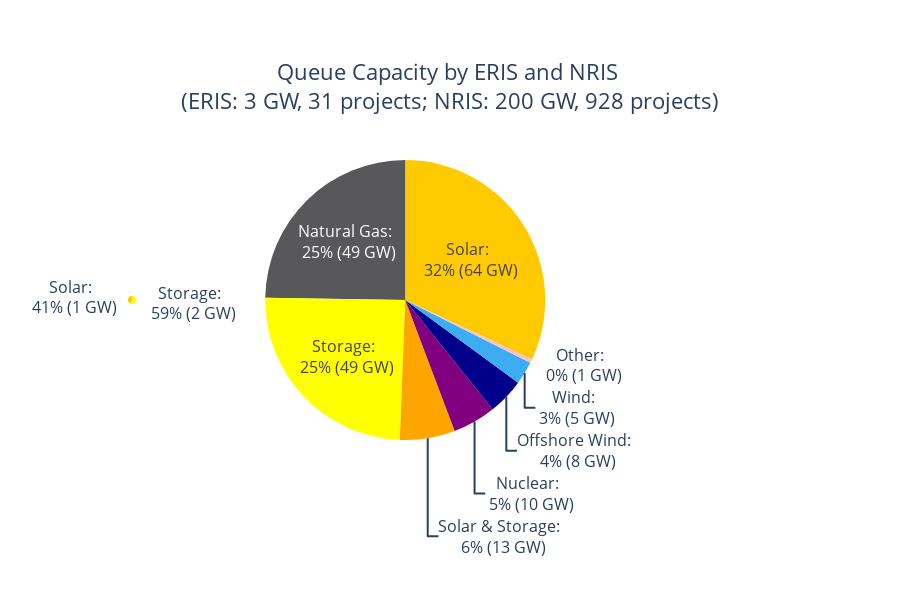

Notebook source saved alongside this figure:
### Code cell
import plotly.graph_objects as go

# --- Prepare ERIS data ---
energy_plants = PJM_queued_plants[PJM_queued_plants['Capacity or Energy'] == 'Energy']
energy_by_fuel = energy_plants.groupby('Fuel')[['MW Capacity', 'MW Energy', 'MFO']].sum()
total_mfo_energy = energy_by_fuel['MFO'].sum()
energy_by_fuel['percent'] = energy_by_fuel['MFO'] / total_mfo_energy * 100
major_energy = energy_by_fuel[energy_by_fuel['percent'] >= 2].copy()
minor_energy = energy_by_fuel[energy_by_fuel['percent'] < 2].copy()
if not minor_energy.empty:
    other_row_energy = pd.DataFrame({
        'MW Capacity': [minor_energy['MW Capacity'].sum()],
        'MW Energy': [minor_energy['MW Energy'].sum()],
        'MFO': [minor_energy['MFO'].sum()],
        'percent': [minor_energy['MFO'].sum() / total_mfo_energy * 100]
    }, index=['Other'])
    major_energy = pd.concat([major_energy, other_row_energy])
labels_eris = major_energy.index
values_eris = major_energy['MFO'] / 1000  # GW
colors_eris = [fuel_color_map.get(fuel, '#CCCCCC') for fuel in labels_eris]
total_mfo_eris_gw = total_mfo_energy / 1000
total_projects_eris = energy_plants.shape[0]

# --- Prepare NRIS data ---
capacity_plants = PJM_queued_plants[PJM_queued_plants['Capacity or Energy'] == 'Capacity']
capacity_by_fuel = capacity_plants.groupby('Fuel')[['MW Capacity', 'MW Energy', 'MFO']].sum()
total_mfo_capacity = capacity_by_fuel['MFO'].sum()
capacity_by_fuel['percent'] = capacity_by_fuel['MFO'] / total_mfo_capacity * 100
major_capacity = capacity_by_fuel[capacity_by_fuel['percent'] >= 2].copy()
minor_capacity = capacity_by_fuel[capacity_by_fuel['percent'] < 2].copy()
if not minor_capacity.empty:
    other_row_capacity = pd.DataFrame({
        'MW Capacity': [minor_capacity['MW Capacity'].sum()],
        'MW Energy': [minor_capacity['MW Energy'].sum()],
        'MFO': [minor_capacity['MFO'].sum()],
        'percent': [minor_capacity['MFO'].sum() / total_mfo_capacity * 100]
    }, index=['Other'])
    major_capacity = pd.concat([major_capacity, other_row_capacity])
labels_nris = major_capacity.index
values_nris = major_capacity['MFO'] / 1000  # GW
colors_nris = [fuel_color_map.get(fuel, '#CCCCCC') for fuel in labels_nris]
total_mfo_nris_gw = total_mfo_capacity / 1000
total_projects_nris = capacity_plants.shape[0]

# --- Calculate relative sizes for domain scaling ---
total_gw = total_mfo_eris_gw + total_mfo_nris_gw
# Minimum domain width to avoid super small pies (optional)

eris_frac = total_mfo_eris_gw / total_gw
nris_frac = (total_mfo_nris_gw / total_gw)

# Normalize fractions so they sum to 1 (if min_domain_width caused overflow)
sum_frac = eris_frac + nris_frac
eris_frac /= sum_frac
nris_frac /= sum_frac

# --- Create figure with two pies scaled by their size ---
fig = go.Figure()

fig.add_trace(go.Pie(
    labels=labels_eris,
    values=values_eris,
    name="ERIS",
    marker_colors=colors_eris,
    textinfo='percent',
    texttemplate='%{label}: <br> %{percent:.0%} (%{value:.0f} GW)',
    domain=dict(x=[0, eris_frac], y=[0, 1]),
    hoverinfo='label+percent+value'
))

fig.add_trace(go.Pie(
    labels=labels_nris,
    values=values_nris,
    name="NRIS",
    marker_colors=colors_nris,
    textinfo='percent',
    texttemplate='%{label}: <br> %{percent:.0%} (%{value:.0f} GW)',
    domain=dict(x=[eris_frac, eris_frac + nris_frac], y=[0, 1]),
    hoverinfo='label+percent+value'
))

# --- Update layout ---
fig.update_layout(
    title_text=f"Queue Capacity by ERIS and NRIS <br>(ERIS: {total_mfo_eris_gw:,.0f} GW, {total_projects_eris:,} projects; NRIS: {total_mfo_nris_gw:,.0f} GW, {total_projects_nris:,} projects)",
    font=dict(size=16),
    title_x=0.5,
    height=600,
    showlegend=False,
    legend=dict(x=1.05, y=1, title="Fuel")
)

fig.show()

### Figure 1 — Plotly figure (JSON) as saved in the notebook; plotly's stock layout.template omitted (floating-point values rounded to 4 significant figures)
{"data": [{"domain": {"x": [0, 0.0154], "y": [0, 1]}, "hoverinfo": "label+percent+value", "labels": ["Solar", "Storage"], "marker": {"colors": ["#FFCB00", "yellow"]}, "name": "ERIS", "textinfo": "percent", "texttemplate": "%{label}: <br> %{percent:.0%} (%{value:.0f} GW)", "type": "pie", "values": [1.27, 1.853]}, {"domain": {"x": [0.0154, 1], "y": [0, 1]}, "hoverinfo": "label+percent+value", "labels": ["Natural Gas", "Nuclear", "Offshore Wind", "Solar", "Solar & Storage", "Storage", "Wind", "Other"], "marker": {"colors": ["#58585b", "purple", "darkblue", "#FFCB00", "orange", "yellow", "#3DADF2", "pink"]}, "name": "NRIS", "textinfo": "percent", "texttemplate": "%{label}: <br> %{percent:.0%} (%{value:.0f} GW)", "type": "pie", "values": [49.41, 9.984, 8.379, 63.82, 12.71, 49.25, 5.31, 0.8975]}], "layout": {"font": {"size": 16}, "height": 600, "legend": {"title": {"text": "Fuel"}, "x": 1.05, "y": 1}, "showlegend": false, "title": {"text": "Queue Capacity by ERIS and NRIS <br>(ERIS: 3 GW, 31 projects; NRIS: 200 GW, 928 projects)", "x": 0.5}}}
